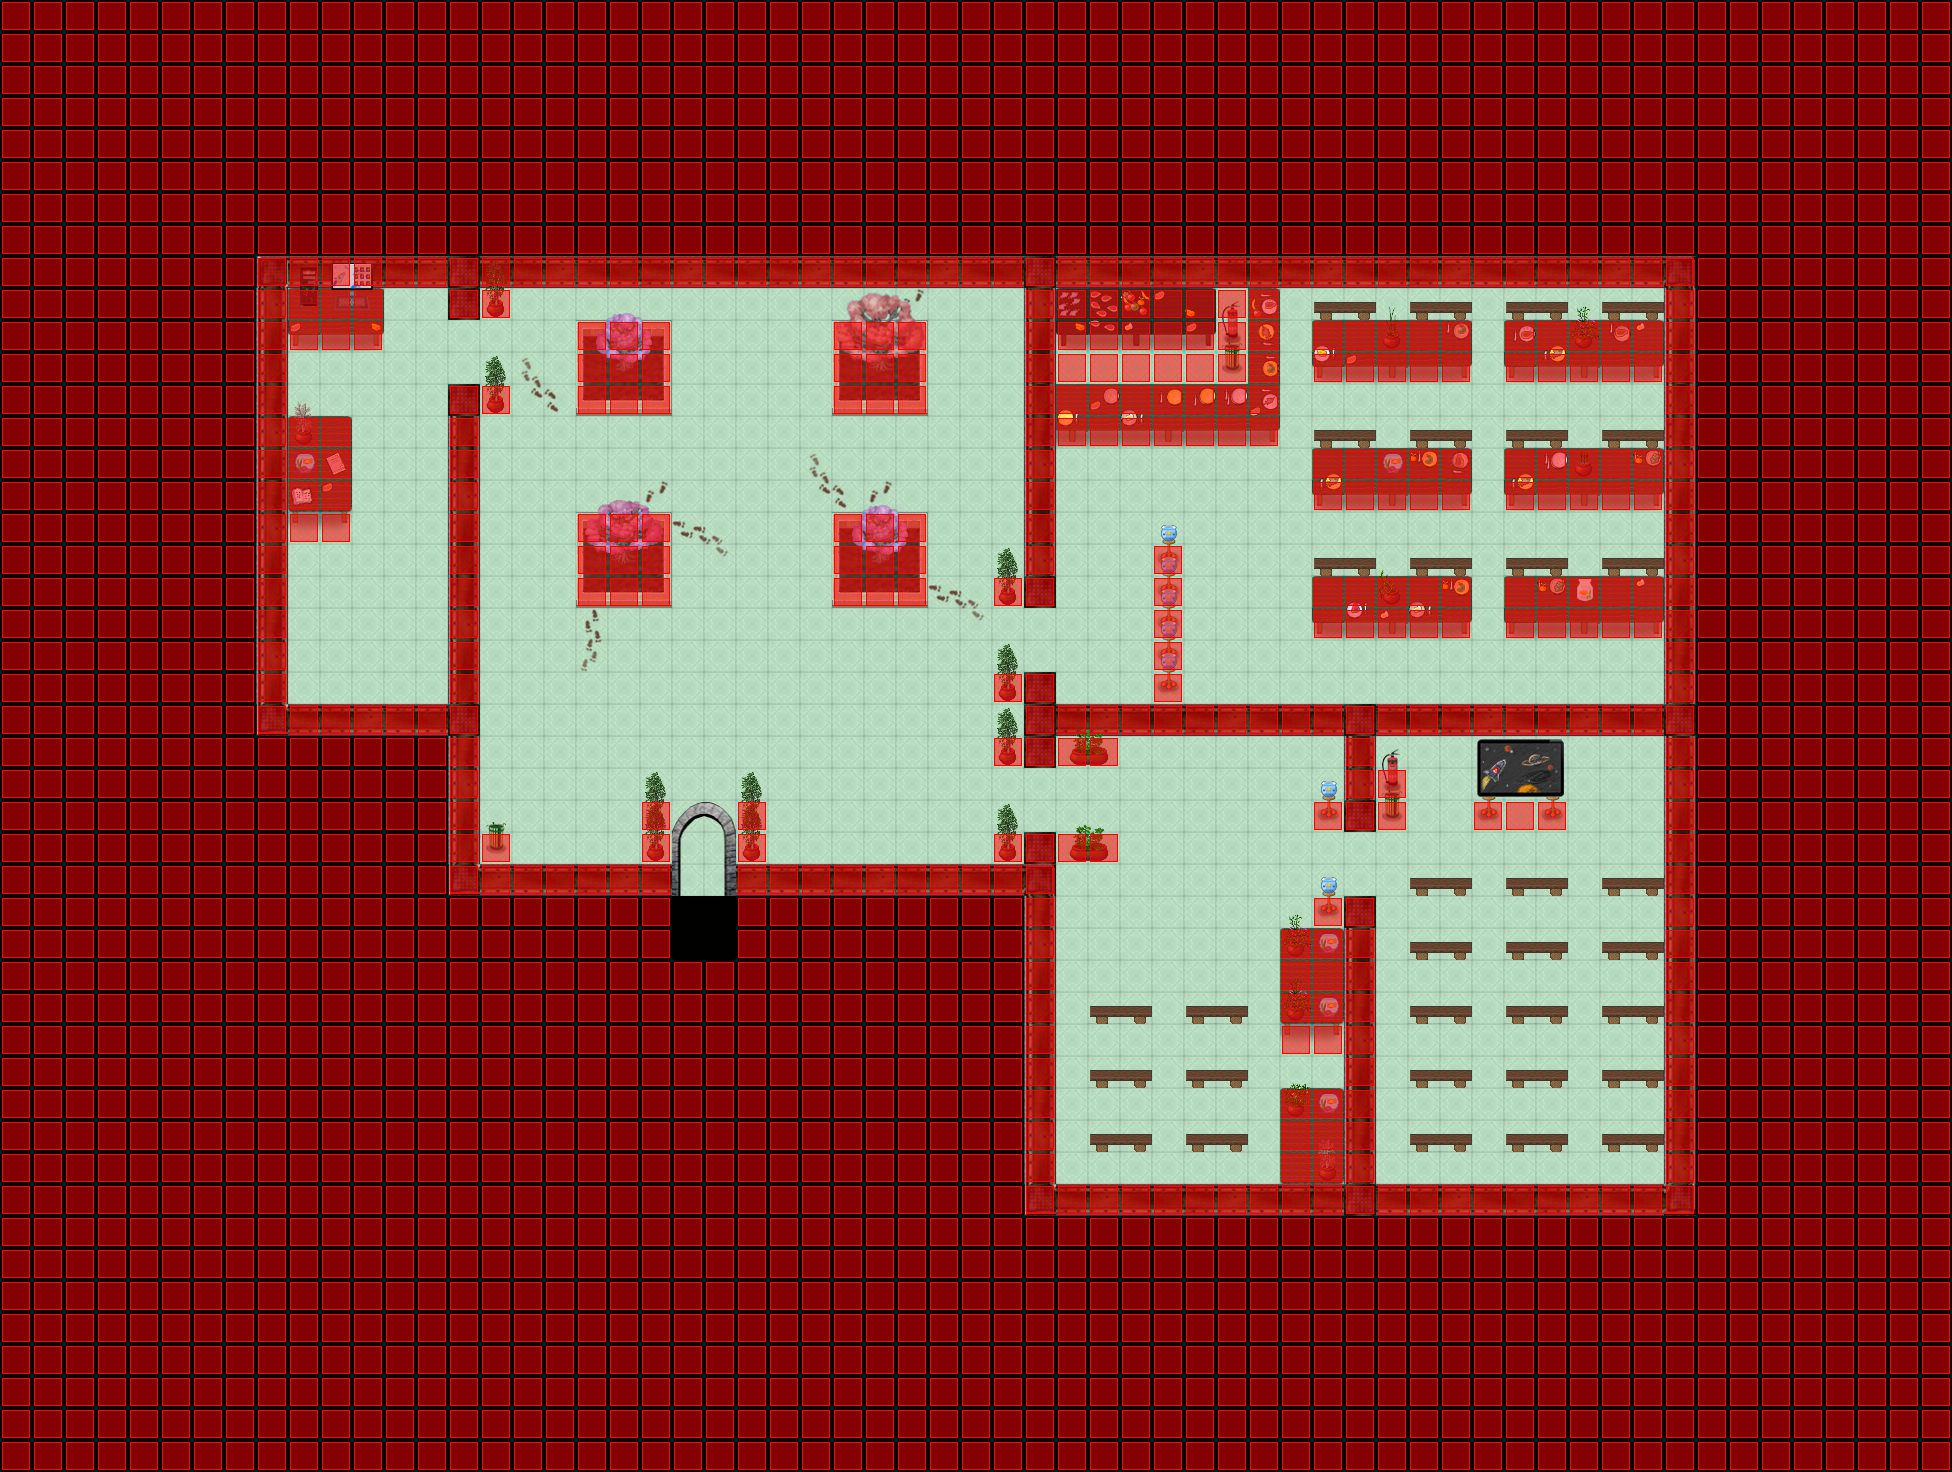

Rendered tile map (Tiled .tmx) drawn with the repository's tilesets; below, a short description and the map source with its tile grids summarised:
An orthogonal 61x46 tile map with 32x32 px tiles, 5 tile layers (Ground, Fringe, Top, Collision, ...), 12 tilesets.

<map version="1.0" orientation="orthogonal" width="61" height="46" tilewidth="32" tileheight="32">
 <tileset firstgid="1" name="siyah" tilewidth="32" tileheight="32">
  <image source="../graphics/tiles/elektroadd/siyah.png" />
 </tileset>
 <tileset firstgid="2" name="tasbina" tilewidth="32" tileheight="32">
  <image source="../graphics/tiles/elektroadd/oda_platform.png" />
 </tileset>
 <tileset firstgid="172" name="kaplama" tilewidth="32" tileheight="32">
  <image source="../graphics/tiles/elektroadd/kaplamalar.png" />
 </tileset>
 <tileset firstgid="190" name="collosion" tilewidth="32" tileheight="32">
  <image source="../graphics/tiles/elektroadd/collision.png" />
 </tileset>
 <tileset firstgid="192" name="kapi" tilewidth="32" tileheight="32">
  <image source="../graphics/tiles/elektroadd/kapiacikic.png" />
 </tileset>
 <tileset firstgid="198" name="malzemeler" tilewidth="32" tileheight="32">
  <image source="../graphics/tiles/elektroadd/malzemeler.png" />
 </tileset>
 <tileset firstgid="298" name="saksi" tilewidth="32" tileheight="32">
  <image source="../graphics/tiles/Pots_x2.png" />
 </tileset>
 <tileset firstgid="330" name="yemek" tilewidth="32" tileheight="32">
  <image source="../graphics/tiles/elektroadd/malzeme_yemek.png" />
 </tileset>
 <tileset firstgid="410" name="malzeme2" tilewidth="32" tileheight="32">
  <image source="../graphics/tiles/elektroadd/malzemeler2.png" />
 </tileset>
 <tileset firstgid="426" name="agacalti" tilewidth="32" tileheight="32">
  <image source="../graphics/tiles/elektroadd/kaldirimlar.png" />
 </tileset>
 <tileset firstgid="468" name="agac" tilewidth="32" tileheight="32">
  <image source="../graphics/tiles/elektroadd/agacpembe.png" />
 </tileset>
 <tileset firstgid="495" name="adimlar" tilewidth="32" tileheight="32">
  <image source="../graphics/tiles/elektroadd/agacalti.png" />
 </tileset>
 <layer name="Ground" width="61" height="46">
  <data>[2806 cells, 2806 non-empty, 24 distinct tile ids]</data>
 </layer>
 <layer name="Fringe" width="61" height="46">
  <data>[2806 cells, 240 non-empty, 49 distinct tile ids]</data>
 </layer>
 <layer name="Top" width="61" height="46">
  <data>[2806 cells, 142 non-empty, 89 distinct tile ids]</data>
 </layer>
 <layer name="Collision" width="61" height="46">
  <data>[2806 cells, 2108 non-empty, 1 distinct tile ids]</data>
 </layer>
 <layer name="Objects" width="61" height="46">
  <data>[2806 cells, 0 non-empty, 0 distinct tile ids]</data>
 </layer>
</map>
